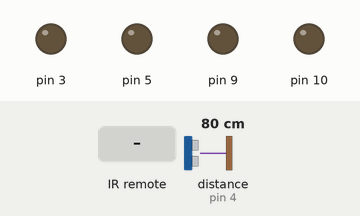
Bench run of a sketch on a simulated Arduino Uno, built with avr-gcc and run on an emulated ATmega328P. Shown: output pins drawn as LEDs (lit = HIGH). Inputs (shaded band) come from the test bench; at power-on: distance to the obstacle (sensor on pin 4) 80 cm. The echo pulse lasts 58.3 µs per cm; pins used as bus, display or sensor lines are not drawn.

Above: at 1.2 s.
1.3 s: infrared code 0xFD50AF received
At 2.5 s:
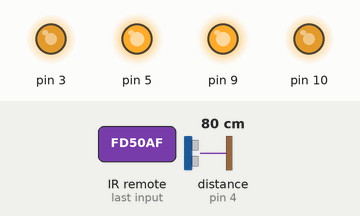
2.8 s: infrared code 0xFD10EF received
At 3.7 s:
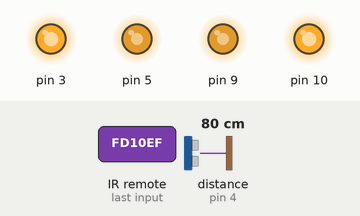
4.3 s: infrared code 0xFD609F received
At 4.9 s:
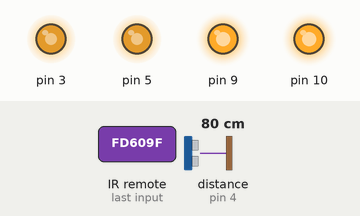
5.8 s: infrared code 0xFD20DF received
At 7.0 s:
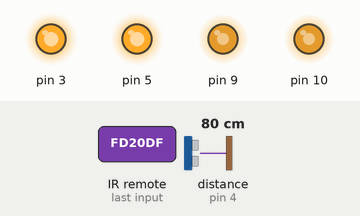
7.3 s: infrared code 0xFD906F received
At 8.4 s:
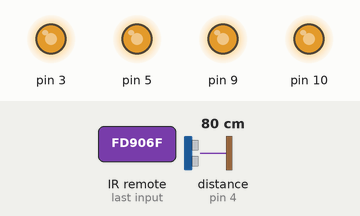
8.8 s: infrared code 0xFD50AF received
At 10.9 s:
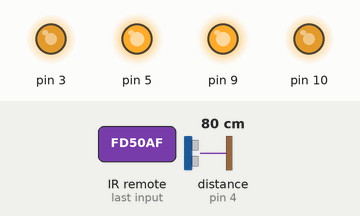
Timing chart, 0 to 12.4 s (numbered marks = the images above; inputs shaded):
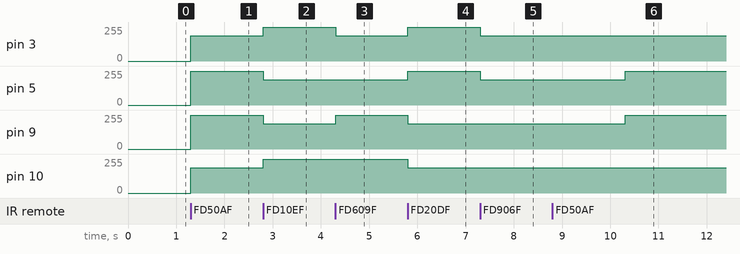

The sketch:

Arduino_Drone.ino
```cpp
#include <IRremote.h>

int RECV_PIN = 7;
int trigPin = 2;
int echoPin = 4;

int distance;
long duration;

IRrecv irrecv(RECV_PIN);

decode_results results;

void setup()
{
  Serial.begin(9600);
  irrecv.enableIRIn(); // Starts Remote Receiver
  // Motor pins
  pinMode(3, OUTPUT);
  pinMode(5, OUTPUT);
  pinMode(9, OUTPUT);
  pinMode(10, OUTPUT);
  // Distance Sensor pins
  pinMode(trigPin, OUTPUT);
  pinMode(echoPin, INPUT);
}

void loop()
{
   if (irrecv.decode(&results)){
    //Serial.println(results.value, HEX);
    irrecv.resume();

      digitalWrite(trigPin, LOW); // Checks Sensor is LOW
      delayMicroseconds(2);

      digitalWrite(trigPin, HIGH); // Sends out waves
      delayMicroseconds(10); // For 10uS
      digitalWrite(trigPin, LOW);

      duration = pulseIn(echoPin, HIGH); // Echo returns to receiver
      distance = duration*0.034/2; // Calculate distance using value returned by echo(reflection)

      //Serial.print("Distance: "); // Display distance in serial monitor
      //Serial.println(distance);


     // Horizontal Movements
     // Forward
     if (results.value == 0xFD50AF) // If forward button is pressed
      {
       // Back Motors
        analogWrite(9, 255);
        analogWrite(5, 255);
       // Front Motors
        analogWrite(3, 191);
        analogWrite(10, 191);
        // Back motors are made turn faster than front motors by controlling the duty cycle on the pins
      }

     // Reverse
     if (results.value == 0xFD10EF)
      {
        analogWrite(9, 191);
        analogWrite(5, 191);

        analogWrite(3, 255);
        analogWrite(10, 255);
      }

     // Right
     if (results.value == 0xFD609F) // If turn right button is pressed
      {
       // Right Motors
        analogWrite(3, 191);
        analogWrite(5, 191);
       // Left Motors
        analogWrite(9, 255);
        analogWrite(10, 255);
        // Left motors are made turn faster than right motors by controlling the duty cycle on the pins
      }

     // Left
     if (results.value == 0xFD20DF) // If turn left button is pressed
      {
        analogWrite(3, 255);
        analogWrite(5, 255);

        analogWrite(9, 191);
        analogWrite(10, 191);
        // Right motors are made turn faster than left motors by controlling the duty cycle on the pins
      }


     // Vertical Movements
     // Downwards
     if (results.value == 0xFD906F) // If descend button is pressed
     {
        analogWrite(9, 191); // Slow pin duty cycle(motor speed)
        analogWrite(5, 191);
        analogWrite(3, 191);
        analogWrite(10, 191);
        delay(3000); // Wait 3s
        analogWrite(9, 127); // Slow pin duty cycle(motor speed) even more
        analogWrite(5, 127);
        analogWrite(3, 127);
        analogWrite(10, 127);
     }

     // Upwards
     if (results.value == 0xFD807F)
     {
        analogWrite(9, 127);
        analogWrite(5, 127);
        analogWrite(3, 127);
        analogWrite(10, 127);
        delay(3000);
        analogWrite(9, 191);
        analogWrite(5, 191);
        analogWrite(3, 191);
        analogWrite(10, 191);
     }


     // Landing algorithm
     // Descent speed is set according to distance from the ground
     if (results.value == 0xFD40BF) // If land button is pressed
     {
      // If distance is greater than 100 values decrease at 64 duty cycle(motor speed)
      // Descend fast
      if (distance > 100){
        analogWrite(3, 64);
        analogWrite(5, 64);
        analogWrite(9, 64);
        analogWrite(10, 64);
      }
      // If distance is between values decrease at 127 duty cycle(motor speed)
      // Descend moderately
      if (distance < 100 && distance > 75){
        analogWrite(3, 127);
        analogWrite(5, 127);
        analogWrite(9, 127);
        analogWrite(10, 127);
      }
      // If distance is between values decrease at 191 duty cycle(motor speed)
      // Descend slowly
      if (distance < 75 && distance > 25){
        analogWrite(3, 191);
        analogWrite(5, 191);
        analogWrite(9, 191);
        analogWrite(10, 191);
      }
      // If distance is less than 25 slowly descend and eventually stop motors
      if (distance < 25){
        analogWrite(3, 220);
        analogWrite(5, 220);
        analogWrite(9, 220);
        analogWrite(10, 220);
        delay(3000);
        analogWrite(3, 0);
        analogWrite(5, 0);
        analogWrite(9, 0);
        analogWrite(10, 0);
      }
     }
   }
}
```

Measured:
- after the input at 1.3 s, pin 3, pin 10: 0/255 → 191/255 at once; pin 5, pin 9: 0/255 → 255/255 at once
- after the input at 2.8 s, pin 3, pin 10: 191/255 → 255/255 at once; pin 5, pin 9: 255/255 → 191/255 at once
- after the input at 4.3 s, pin 3: 255/255 → 191/255 at once; pin 9: 191/255 → 255/255 at once
- after the input at 5.8 s, pin 3, pin 5: 191/255 → 255/255 at once; pin 9, pin 10: 255/255 → 191/255 at once
- after the input at 7.3 s, pin 3, pin 5: 255/255 → 191/255 at once
- after the input at 8.8 s, pin 3, pin 10: stays 191/255 (without the input it goes to 127/255 after 1.5 s); pin 5, pin 9: 191/255 → 255/255 after 1.5 s
